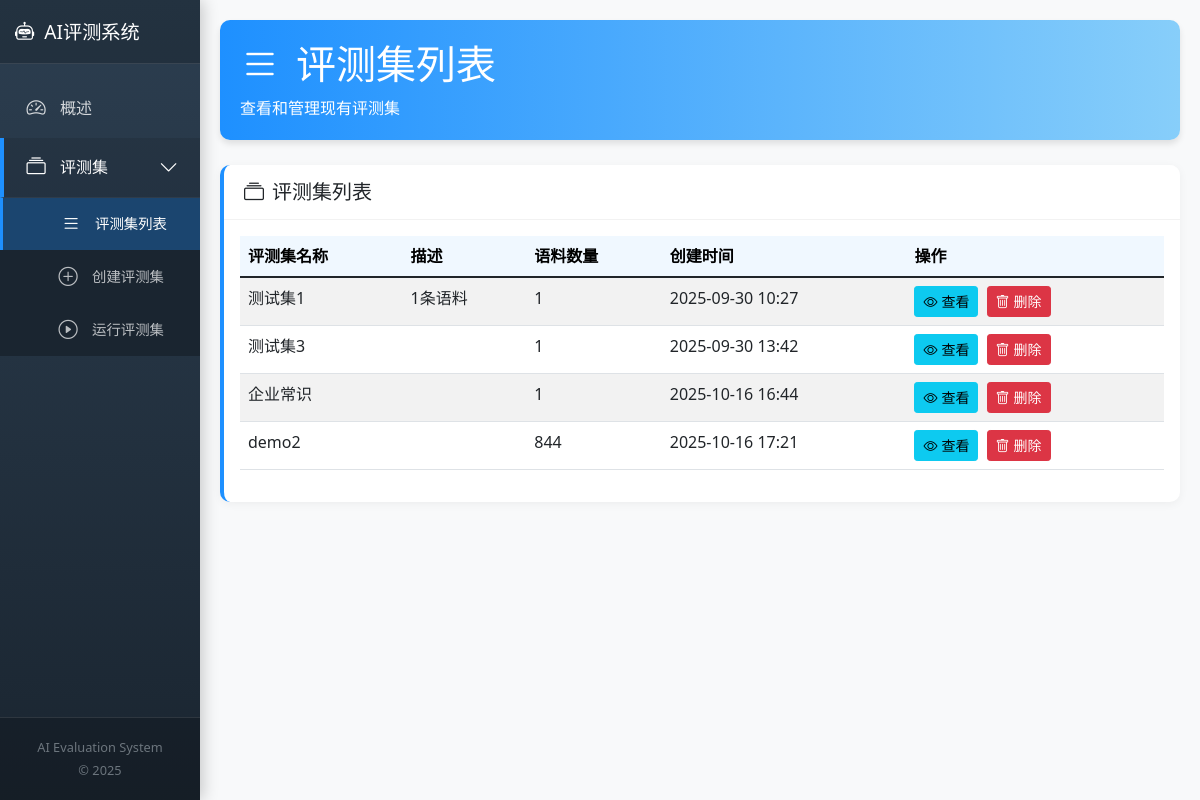
Page /datasets/ on the committed database.
### myapp/models.py (models this page shows, shortened)
class EvaluationSet(models.Model):
    STATUS_CHOICES = [
        ('active','Active'),
        ('inactive','Inactive'),
    ]
    name = models.CharField(max_length=255, unique=True, verbose_name="评测集名称")
    description = models.TextField(blank=True, null=True, verbose_name="评测集描述")
    created_at = models.DateTimeField(auto_now_add=True, verbose_name="创建时间")
    status = models.CharField(max_length=10, choices=STATUS_CHOICES, default='active', verbose_name="状态")
    class Meta:
        db_table = 'evaluation_sets'
        verbose_name = "评测集"
        verbose_name_plural = "评测集"
    def get_corpora_count(self):
        return self.corpus_set.count()

### myapp/views/dataset.py (the view)
# urls.py: path('datasets/', list_datasets, name='list_datasets'),
def list_datasets(request):
    evaluation_sets = EvaluationSet.objects.filter(status='active')
    return render(request, 'dataset/list.html', {'evaluation_sets': evaluation_sets})

### myapp/templates/dataset/list.html (shortened to what this page needs)
{% extends 'base.html' %}
{% block content %}
<div id="dataset-content">
    <div class="header">
        <h1><i class="bi bi-list me-3"></i>评测集列表</h1>
        <p class="mb-0">查看和管理现有评测集</p>
    </div>
    {% if evaluation_sets %}
    <div class="card mt-4">
        <div class="card-header">
            <h5 class="mb-0"><i class="bi bi-collection me-2"></i>评测集列表</h5>
        </div>
        <div class="card-body">
            <div class="table-responsive">
                <table class="table table-striped table-hover">
                    <thead class="table-light">
                        <tr>
                            <th>评测集名称</th>
                            <th>描述</th>
                            <th>语料数量</th>
                            <th>创建时间</th>
                            <th>操作</th>
                        </tr>
                    </thead>
                    <tbody>
                        {% for eval_set in evaluation_sets %}
                        <tr>
                            <td>{{ eval_set.name }}</td>
                            <td>{{ eval_set.description|truncatechars:50 }}</td>
                            <td>{{ eval_set.get_corpora_count }}</td>
                            <td>{{ eval_set.created_at|date:"Y-m-d H:i" }}</td>
                            <td>
                                <a href="{% url 'view_dataset' eval_set.id %}" class="btn btn-info btn-sm me-1">
                                    <i class="bi bi-eye me-1"></i>查看
                                </a>
                                <button class="btn btn-danger btn-sm delete-dataset"
                                        data-id="{{ eval_set.id }}"
                                        data-name="{{ eval_set.name }}">
                                    <i class="bi bi-trash me-1"></i>删除
                                </button>
                            </td>
                        </tr>
                        {% endfor %}
                    </tbody>
                </table>
            </div>
        </div>
    </div>
    {% endif %}
</div>
{% endblock %}

### myapp/templates/base.html (style rules this page uses)
:root { --primary-blue: #1E90FF; --light-blue: #87CEFA; --dark-blue: #00008B; --very-light-blue: #F0F8FF; --sidebar-bg: #2c3e50; --sidebar-submenu-bg: #1a2530; }
body { background-color: #f8f9fa; font-family: 'Segoe UI', Tahoma, Geneva, Verdana, sans-serif; }
.header { background: linear-gradient(90deg, var(--primary-blue), var(--light-blue)); color: white; border-radius: 10px; padding: 20px; margin-bottom: 25px; box-shadow: 0 4px 6px rgba(0,0,0,0.1); }
.card { border-radius: 10px; border: none; box-shadow: 0 2px 10px rgba(0,0,0,0.05); transition: transform 0.3s, box-shadow 0.3s; margin-bottom: 20px; border-left: 4px solid var(--primary-blue); }
.card-header { background-color: white; border-bottom: 1px solid rgba(0,0,0,0.05); font-weight: 600; padding: 15px 20px; border-radius: 10px 10px 0 0 !important; }
.table th { background-color: var(--very-light-blue); font-weight: 600; }

### rows in the picture
EvaluationSet: name "测试集1", description "1条语料", get_corpora_count "1", created_at "2025-09-30 10:27"
EvaluationSet: name "测试集3", get_corpora_count "1", created_at "2025-09-30 13:42"
EvaluationSet: name "企业常识", get_corpora_count "1", created_at "2025-10-16 16:44"
EvaluationSet: name "demo2", get_corpora_count "844", created_at "2025-10-16 17:21"
